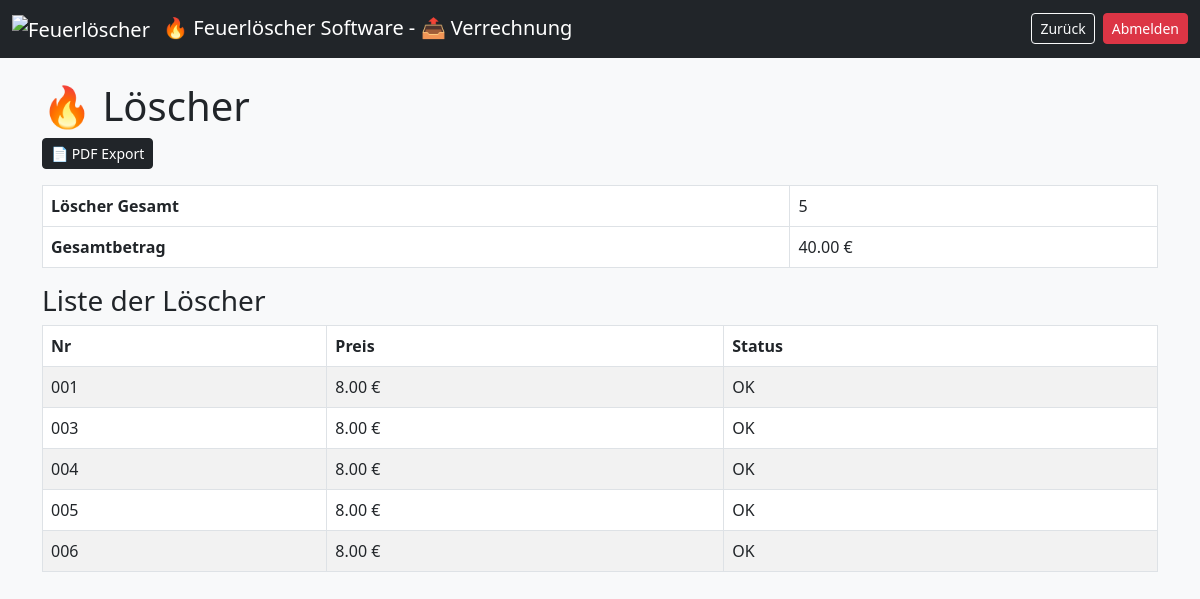
/verrechnung.php (signed in), run on an earlier commit of the app's database.
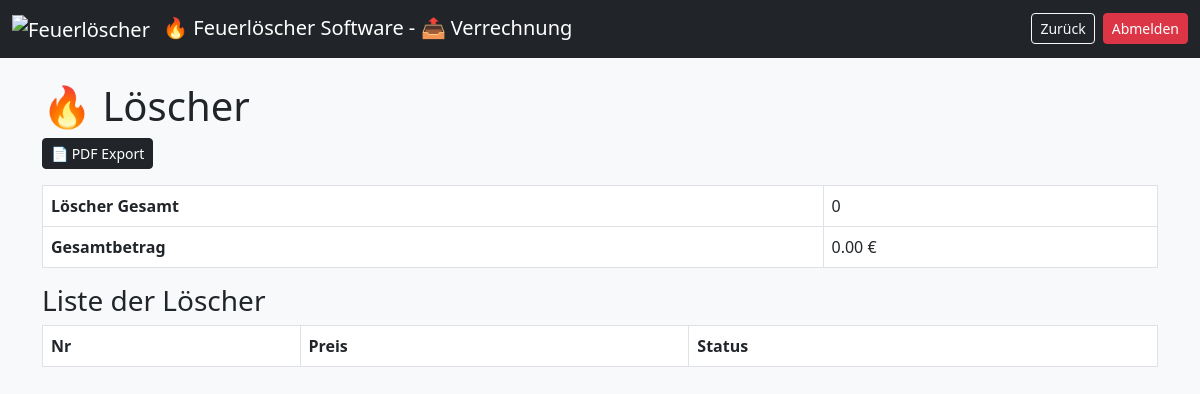
And on a later commit of the database.
### tables this page shows
CREATE TABLE loescher (
    id INTEGER PRIMARY KEY AUTOINCREMENT,
    nummer TEXT UNIQUE,
    name TEXT,
    zeitstempel TEXT,
    typ TEXT,
    preis REAL,
    loeschertyp TEXT,
    menge REAL,
    einheit TEXT,
    etikett_gedruckt INTEGER,
    abholschein_gedruckt INTEGER,
    bezahlt INTEGER,
    geprueft INTEGER,
    abgeholt INTEGER,
    defekt INTEGER,
    info TEXT,
    active INTEGER
);

### verrechnung.php (the view, shortened to what this page needs)
<?php
$db = getDB();
$result = $db->query("SELECT * FROM loescher WHERE active=1");
$allLoscher = [];
while ($row = $result->fetchArray(SQLITE3_ASSOC)) {
    $allLoscher[] = $row;
}
$stats = [
    'gesamt' => 0,
    'ok' => 0,
    'defekt' => 0,
    'nicht_geprueft' => 0
];
function getPreis($typ) {
    switch ($typ) {
        case 'Standard': return PREIS_RABATT;
        case 'Rabatt': return PREIS_RABATT;
    }
}
$gefilterteLoscher = [];
foreach ($allLoscher as $l) {
    if ($l['defekt']) {
        $statusText = 'Defekt';
    } elseif (!$l['geprueft']) {
        $statusText = 'Nicht geprüft';
    } else {
        $statusText = 'OK';
    }
    $istVerrechenbar = (
        !$l['defekt'] &&
        $l['bezahlt'] &&
        $l['typ'] !== 'Gratis' &&
        $l['geprueft']
    );
    if (!$istVerrechenbar) {
        continue;
    }
    $vollpreis = getPreis($l['typ']);
    $stats['gesamt']++;
    $l['statusText'] = $statusText;
    $l['vollpreis'] = $vollpreis;
    $gefilterteLoscher[] = $l;
}
$gesamtGewinnFirma = $stats['gesamt'] * PREIS_RABATT;
?>
<!DOCTYPE html>
<html>
<head>
<link href="https://cdn.jsdelivr.net/npm/bootstrap@5.3.0/dist/css/bootstrap.min.css" rel="stylesheet" />
</head>
<body class="bg-light">
<nav class="navbar navbar-expand-lg navbar-dark bg-dark">
    <div class="container-fluid">
        <span class="navbar-brand">
            <img src="./images/Feuerlöscher.ico" alt="Feuerlöscher" width="24" height="24" class="me-2">
            &#128293; Feuerlöscher Software - &#128228; Verrechnung
        </span>
        <div class="d-flex gap-2">
            <a href="index.php" class="btn btn-outline-light btn-sm">
                Zurück
            </a>
            <a href="?logout=1" class="btn btn-danger btn-sm">
                Abmelden
            </a>
        </div>
    </div>
</nav>
<div class="container mt-4">
    <h1>&#128293; Löscher</h1>
    <div class="mb-3">
       <a href="verrechnung_export_pdf.php" target="_blank" rel="noopener noreferrer" class="btn btn-dark btn-sm">
            📄 PDF Export
        </a>
    </div>
    <table class="table table-bordered w-100">
        <tr><th>Löscher Gesamt</th><td><?= $stats['gesamt'] ?></td></tr>
        <tr><th>Gesamtbetrag</th><td><?= number_format($gesamtGewinnFirma,2) ?> €</td></tr>
    </table>
    <h3>Liste der Löscher</h3>
    <table class="table table-striped table-bordered">
        <thead>
            <tr>
                <th>Nr</th>
                <th>Preis</th>
                <th>Status</th>
            </tr>
        </thead>
        <tbody>
            <?php foreach ($gefilterteLoscher as $v): ?>
            <?php
                if ($v['defekt']) $class='status-defekt';
                elseif (!$v['geprueft']) $class='status-nicht_geprueft';
                else $class='status-ok';
            ?>
            <tr class="<?= $class ?>">
                <td><?= sprintf("%03d", $v['nummer']) ?></td>
                <td><?= number_format($v['vollpreis'],2) ?> €</td>
                <td><?= $v['statusText'] ?></td>
            </tr>
            <?php endforeach; ?>
        </tbody>
    </table>
</div>
</body>
</html>

What changed in the data, as far as the page shows it:
removed loescher: id "5", id "40.00", nummer "005", preis "8.00", statusText "OK"
removed loescher: nummer "001", vollpreis "8.00", statusText "OK"
removed loescher: nummer "003", vollpreis "8.00", statusText "OK"
removed loescher: nummer "004", vollpreis "8.00", statusText "OK"
removed loescher: nummer "006", preis "8.00", statusText "OK"
Also different on the page:
$stats['gesamt']: (not shown) → "0"
$gesamtGewinnFirma: (not shown) → "0.00"
